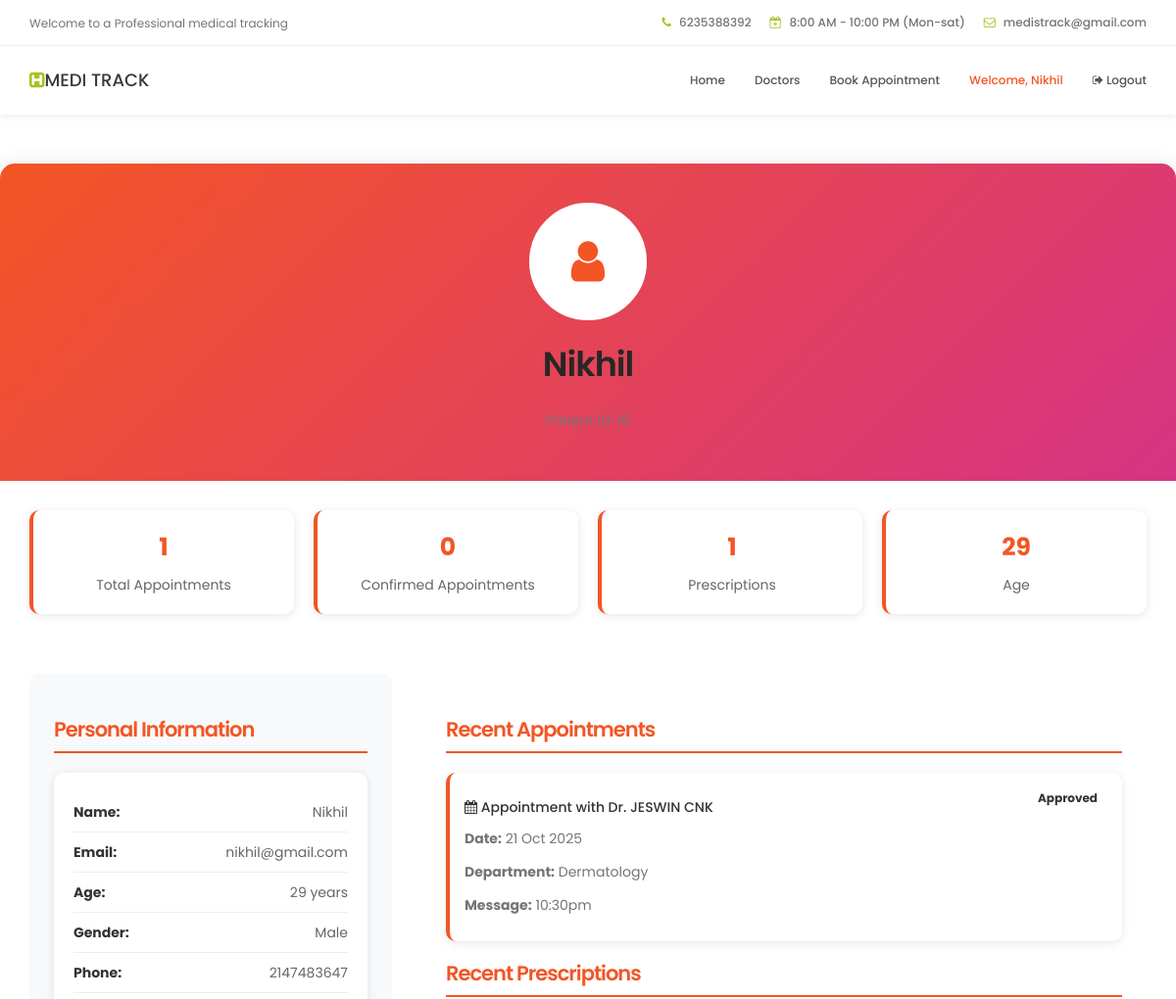
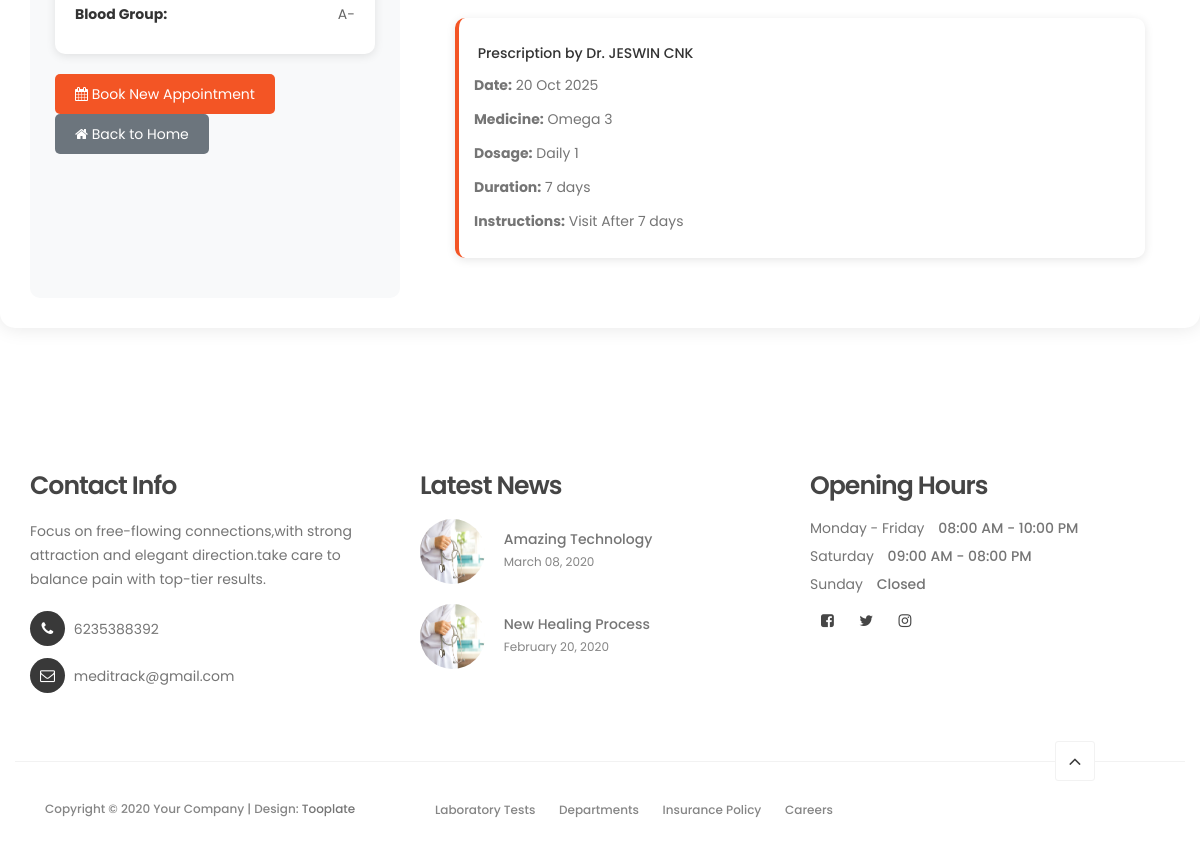
Page /profile.php (signed in) on the committed database (2 pictures, top to bottom).
### tables this page shows
CREATE TABLE `register` (
  `Patient_id` int(20) NOT NULL,
  `Name` varchar(20) NOT NULL,
  `Email` varchar(50) NOT NULL,
  `Age` int(20) NOT NULL,
  `Gender` varchar(20) NOT NULL,
  `Phone_no` int(20) NOT NULL,
  `Blood_group` varchar(5) NOT NULL,
  `Password` varchar(225) NOT NULL,
  `Photo` blob NOT NULL,
  `Documents` varchar(25) NOT NULL
);

CREATE TABLE `booking` (
  `Booking_id` int(20) NOT NULL,
  `Patient_id` int(20) NOT NULL,
  `Doctor_id` int(20) NOT NULL,
  `Name` varchar(20) NOT NULL,
  `Email` varchar(30) NOT NULL,
  `Age` int(20) NOT NULL,
  `Gender` varchar(20) NOT NULL,
  `Phone_no` int(20) NOT NULL,
  `Select_date` date NOT NULL,
  `Select_department` varchar(20) NOT NULL,
  `Additional_message` text NOT NULL,
  `Status` varchar(20) NOT NULL DEFAULT 'Pending'
);

CREATE TABLE `doctorreg` (
  `Doctor_id` int(20) NOT NULL,
  `Name` varchar(30) NOT NULL,
  `Email` varchar(30) NOT NULL,
  `Age` int(20) NOT NULL,
  `Gender` varchar(20) NOT NULL,
  `Phone_no` int(20) NOT NULL,
  `Department` varchar(30) NOT NULL,
  `Qualification` varchar(100) NOT NULL DEFAULT '',
  `Experience` varchar(50) NOT NULL DEFAULT '',
  `Profile_photo` varchar(255) NOT NULL DEFAULT '',
  `Bio` text NOT NULL DEFAULT '',
  `Password` varchar(255) NOT NULL
);

CREATE TABLE `prescription` (
  `Prescription_id` int(20) NOT NULL,
  `Patient_id` int(20) NOT NULL,
  `Doctor_id` int(20) NOT NULL,
  `Date_issued` date NOT NULL,
  `Medicine_name` varchar(255) NOT NULL,
  `Dosage` varchar(30) NOT NULL,
  `Duration` varchar(30) NOT NULL,
  `Instructions` text NOT NULL
);

### profile.php (the view, shortened to what this page needs)
<?php
include 'database.php';
$patient_id = $_SESSION['patient_id'];
$stmt = $conn->prepare("SELECT * FROM register WHERE Patient_id = ?");
$stmt->bind_param("i", $patient_id);
$stmt->execute();
$result = $stmt->get_result();
$patient = $result->fetch_assoc();
$stmt = $conn->prepare("SELECT b.*, d.Name as DoctorName, d.Department
                        FROM booking b
                        LEFT JOIN doctorreg d ON b.Doctor_id = d.Doctor_id
                        WHERE b.Patient_id = ?
                        ORDER BY b.Select_date DESC");
$stmt->bind_param("i", $patient_id);
$stmt->execute();
$bookings_result = $stmt->get_result();
$bookings = [];
while($row = $bookings_result->fetch_assoc()) {
    $bookings[] = $row;
}
$stmt = $conn->prepare("SELECT p.*, d.Name as DoctorName
                        FROM prescription p
                        LEFT JOIN doctorreg d ON p.Doctor_id = d.Doctor_id
                        WHERE p.Patient_id = ?
                        ORDER BY p.Date_issued DESC");
$stmt->bind_param("i", $patient_id);
$stmt->execute();
$prescriptions_result = $stmt->get_result();
$prescriptions = [];
while($row = $prescriptions_result->fetch_assoc()) {
    $prescriptions[] = $row;
}
?>
<!DOCTYPE html>
<html lang="en">
<head>
    <link rel="stylesheet" href="css/bootstrap.min.css">
    <link rel="stylesheet" href="css/font-awesome.min.css">
    <link rel="stylesheet" href="css/animate.css">
    <link rel="stylesheet" href="css/owl.carousel.css">
    <link rel="stylesheet" href="css/owl.theme.default.min.css">
    <link rel="stylesheet" href="css/tooplate-style.css">
</head>
<body id="top" data-spy="scroll" data-target=".navbar-collapse" data-offset="50">
    <header>
        <div class="container">
            <div class="row">
                <div class="col-md-4 col-sm-3">
                    <p>Welcome to a Professional medical tracking</p>
                </div>
                <div class="col-md-8 col-sm-9 text-align-right">
                    <span class="phone-icon"><i class="fa fa-phone"></i> 6235388392</span>
                    <span class="date-icon"><i class="fa fa-calendar-plus-o"></i> 8:00 AM - 10:00 PM (Mon-sat)</span>
                    <span class="email-icon"><i class="fa fa-envelope-o"></i> <a href="#">medistrack@gmail.com</a></span>
                </div>
            </div>
        </div>
    </header>
    <section class="navbar navbar-default navbar-static-top" role="navigation">
        <div class="container">
            <div class="navbar-header">
                <a href="index.php" class="navbar-brand"><i class="fa fa-h-square"></i>MEDI TRACK</a>
            </div>
            <div class="collapse navbar-collapse">
                <ul class="nav navbar-nav navbar-right">
                    <li><a href="index.php">Home</a></li>
                    <li><a href="index.php#team">Doctors</a></li>
                    <li><a href="index.php#appointment">Book Appointment</a></li>
                    <li><a href="#" style="color: #f35525;">Welcome, <?php echo htmlspecialchars($patient['Name']); ?></a></li>
                    <li><a href="logout.php"><i class="fa fa-sign-out"></i> Logout</a></li>
                </ul>
            </div>
        </div>
    </section>
    <div class="profile-container">
        <div class="profile-header">
            <div class="profile-avatar">
                <i class="fa fa-user"></i>
            </div>
            <h2><?php echo htmlspecialchars($patient['Name']); ?></h2>
            <p>Patient ID: <?php echo $patient['Patient_id']; ?></p>
        </div>
        <div style="padding: 30px 30px 0 30px;">
            <div class="stats-grid">
                <div class="stat-card">
                    <div class="stat-number"><?php echo count($bookings); ?></div>
                    <div class="stat-label">Total Appointments</div>
                </div>
                <div class="stat-card">
                    <div class="stat-number"><?php echo count(array_filter($bookings, function($b) { return $b['Status'] == 'Confirmed'; })); ?></div>
                    <div class="stat-label">Confirmed Appointments</div>
                </div>
                <div class="stat-card">
                    <div class="stat-number"><?php echo count($prescriptions); ?></div>
                    <div class="stat-label">Prescriptions</div>
                </div>
                <div class="stat-card">
                    <div class="stat-number"><?php echo $patient['Age']; ?></div>
                    <div class="stat-label">Age</div>
                </div>
            </div>
        </div>
        <div class="profile-info">
            <div class="left-section">
                <h3 class="section-title">Personal Information</h3>
                <div class="info-card">
                    <div class="info-row">
                        <span class="info-label">Name:</span>
                        <span class="info-value"><?php echo htmlspecialchars($patient['Name']); ?></span>
                    </div>
                    <div class="info-row">
                        <span class="info-label">Email:</span>
                        <span class="info-value"><?php echo htmlspecialchars($patient['Email']); ?></span>
                    </div>
                    <div class="info-row">
                        <span class="info-label">Age:</span>
                        <span class="info-value"><?php echo $patient['Age']; ?> years</span>
                    </div>
                    <div class="info-row">
                        <span class="info-label">Gender:</span>
                        <span class="info-value"><?php echo htmlspecialchars($patient['Gender']); ?></span>
                    </div>
                    <div class="info-row">
                        <span class="info-label">Phone:</span>
                        <span class="info-value"><?php echo htmlspecialchars($patient['Phone_no']); ?></span>
                    </div>
                    <div class="info-row">
                        <span class="info-label">Blood Group:</span>
                        <span class="info-value"><?php echo htmlspecialchars($patient['Blood_group']); ?></span>
                    </div>
                </div>
                <div class="action-buttons">
                    <a href="index.php#appointment" class="btn-custom">
                        <i class="fa fa-calendar"></i> Book New Appointment
                    </a>
                    <a href="index.php" class="btn-custom btn-secondary">
                        <i class="fa fa-home"></i> Back to Home
                    </a>
                </div>
            </div>
            <div class="right-section">
                <h3 class="section-title">Recent Appointments</h3>
                <?php if(empty($bookings)): ?>
                    <div class="info-card">
                        <p>No appointments found. <a href="index.php#appointment">Book your first appointment</a></p>
                    </div>
                <?php else: ?>
                    <?php foreach(array_slice($bookings, 0, 5) as $booking): ?>
                        <div class="booking-card">
                            <div class="row">
                                <div class="col-md-8">
                                    <h5><i class="fa fa-calendar"></i> Appointment with Dr. <?php echo htmlspecialchars($booking['DoctorName']); ?></h5>
                                    <p><strong>Date:</strong> <?php echo date('d M Y', strtotime($booking['Select_date'])); ?></p>
                                    <p><strong>Department:</strong> <?php echo htmlspecialchars($booking['Select_department']); ?></p>
                                    <?php if(!empty($booking['Additional_message'])): ?>
                                        <p><strong>Message:</strong> <?php echo htmlspecialchars($booking['Additional_message']); ?></p>
                                    <?php endif; ?>
                                </div>
                                <div class="col-md-4 text-right">
                                    <span class="booking-status status-<?php echo strtolower($booking['Status']); ?>">
                                        <?php echo htmlspecialchars($booking['Status']); ?>
                                    </span>
                                </div>
                            </div>
                        </div>
                    <?php endforeach; ?>
                <?php endif; ?>
                <h3 class="section-title">Recent Prescriptions</h3>
                <?php if(empty($prescriptions)): ?>
                    <div class="info-card">
                        <p>No prescriptions found.</p>
                    </div>
                <?php else: ?>
                    <?php foreach(array_slice($prescriptions, 0, 3) as $prescription): ?>
                        <div class="booking-card">
                            <h5><i class="fa fa-prescription"></i> Prescription by Dr. <?php echo htmlspecialchars($prescription['DoctorName']); ?></h5>
                            <p><strong>Date:</strong> <?php echo date('d M Y', strtotime($prescription['Date_issued'])); ?></p>
                            <p><strong>Medicine:</strong> <?php echo htmlspecialchars($prescription['Medicine_name']); ?></p>
                            <p><strong>Dosage:</strong> <?php echo htmlspecialchars($prescription['Dosage']); ?></p>
                            <p><strong>Duration:</strong> <?php echo htmlspecialchars($prescription['Duration']); ?></p>
                            <?php if(!empty($prescription['Instructions'])): ?>
                                <p><strong>Instructions:</strong> <?php echo htmlspecialchars($prescription['Instructions']); ?></p>
                            <?php endif; ?>
                        </div>
                    <?php endforeach; ?>
                <?php endif; ?>
            </div>
        </div>
    </div>
    <footer data-stellar-background-ratio="5">
        <div class="container">
            <div class="row">
                <div class="col-md-4 col-sm-4">
                    <div class="footer-thumb">
                        <h4 class="wow fadeInUp" data-wow-delay="0.4s">Contact Info</h4>
                        <p>Focus on free-flowing connections,with strong attraction and elegant direction.take care to balance pain with top-tier results.</p>
                        <div class="contact-info">
                            <p><i class="fa fa-phone"></i> 6235388392</p>
                            <p><i class="fa fa-envelope-o"></i> <a href="#">meditrack@gmail.com</a></p>
                        </div>
                    </div>
                </div>
                <div class="col-md-4 col-sm-4">
                    <div class="footer-thumb">
                        <h4 class="wow fadeInUp" data-wow-delay="0.4s">Latest News</h4>
                        <div class="latest-stories">
                            <div class="stories-image">
                                <a href="#"><img src="images/news-image.jpg" class="img-responsive" alt=""></a>
                            </div>
                            <div class="stories-info">
                                <a href="#"><h5>Amazing Technology</h5></a>
                                <span>March 08, 2020</span>
                            </div>
                        </div>
                        <div class="latest-stories">
                            <div class="stories-image">
                                <a href="#"><img src="images/news-image.jpg" class="img-responsive" alt=""></a>
                            </div>
                            <div class="stories-info">
                                <a href="#"><h5>New Healing Process</h5></a>
                                <span>February 20, 2020</span>
                            </div>
                        </div>
                    </div>
                </div>
                <div class="col-md-4 col-sm-4">
                    <div class="footer-thumb">
                        <div class="opening-hours">
                            <h4 class="wow fadeInUp" data-wow-delay="0.4s">Opening Hours</h4>
                            <p>Monday - Friday <span>08:00 AM - 10:00 PM</span></p>
                            <p>Saturday <span>09:00 AM - 08:00 PM</span></p>
                            <p>Sunday <span>Closed</span></p>
                        </div>
                        <ul class="social-icon">
                            <li><a href="#" class="fa fa-facebook-square" attr="facebook icon"></a></li>
                            <li><a href="#" class="fa fa-twitter"></a></li>
                            <li><a href="#" class="fa fa-instagram"></a></li>
                        </ul>
                    </div>
                </div>
                <div class="col-md-12 col-sm-12 border-top">
                    <div class="col-md-4 col-sm-6">
                        <div class="copyright-text">
                            <p>Copyright &copy; 2020 Your Company | Design: <a rel="nofollow" href="https://www.facebook.com/tooplate" target="_parent">Tooplate</a></p>
                        </div>
                    </div>
                    <div class="col-md-6 col-sm-6">
                        <div class="footer-link">
                            <a href="#">Laboratory Tests</a>
                            <a href="#">Departments</a>
                            <a href="#">Insurance Policy</a>
                            <a href="#">Careers</a>
                        </div>
                    </div>
                    <div class="col-md-2 col-sm-2 text-align-center">
                        <div class="angle-up-btn">
                            <a href="#top" class="smoothScroll wow fadeInUp" data-wow-delay="1.2s"><i class="fa fa-angle-up"></i></a>
                        </div>
                    </div>
                </div>
            </div>
        </div>
    </footer>
</body>
</html>

### rows in the picture
register: Name "Nikhil", Age "29", Email "nikhil@gmail.com", Gender "Male", Phone_no "2147483647", Blood_group "A-"
booking: Status "0", Doctor.Name "JESWIN CNK", Select_date "21 Oct 2025", Select_department "Dermatology", Additional_message "10:30pm", Status "Approved"
prescription: Doctor.Name "JESWIN CNK", Date_issued "20 Oct 2025", Medicine_name "Omega 3", Dosage "Daily 1", Duration "7 days", Instructions "Visit After 7 days"

### other values in the picture
count($bookings) "1"
count($prescriptions) "1"
